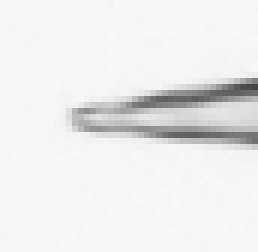
#> input picture autofocus/template.jpg, 43 x 42 px (shown 6 times larger)
$ python tipdetect.py
#> lines starting #> are read from the running program, lines starting #| are printed output that depends on the picture; after the words box and inside, x2 and y2 are one past the last pixel; in counts of white or black regions, pixels touching at a corner belong together
#> further down, img is the input picture: shape (42, 43); min 68, max 249, mean 235.4
'''
Pipette tip detection.

Adapted from Wu et al. (2011). Robust Automatic Focus Algorithm for Low Contrast Images
Using a New Contrast Measure
'''

import cv2
import numpy as np


__all__ = ['tip_detect']


def tip_detect(img):
    '''
    Detects the tip of a pipette in an image.
    This is just a corner detection algorithm.
    Probably works only with a clean (not noisy) image.

    Returns
    -------
    x,y : position of tip on image in pixels.
    criterion : maximum value of Corner-Harris algorithm.
    '''

    dst = cv2.cornerHarris(img, 2, 3, 0.04)
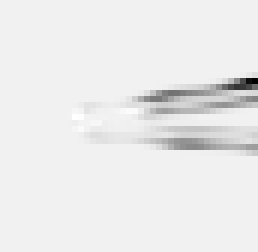
#> dst: shape (42, 43) float32 (shown 6 times larger); min -0.00313, max 0.00017, mean -7.7e-05; drawn with min black and max white

    n = dst.argmax()
#> n = 829
    y, x = np.unravel_index(n, img.shape)
#> y = 19; x = 12
    criterion = dst.flatten()[n]
#> criterion = 0.00017

    return x, y, criterion


if __name__ == '__main__': # test
    img = cv2.imread('template.jpg', 0)
    x,y,_ = tip_detect(img)
#> x = 12; y = 19
    cv2.rectangle(img, (x-10, y-10), (x+10, y+10), (0, 0, 255))
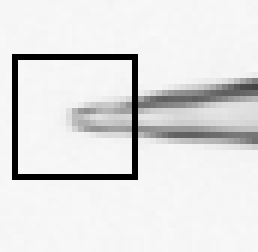
#> img: shape (42, 43) (shown 6 times larger); 4.43% of pixels changed, all inside (x1, y1, x2, y2) = (2, 9, 23, 30)
    cv2.imshow('dst', img)
    cv2.waitKey(0)
    cv2.destroyAllWindows()
